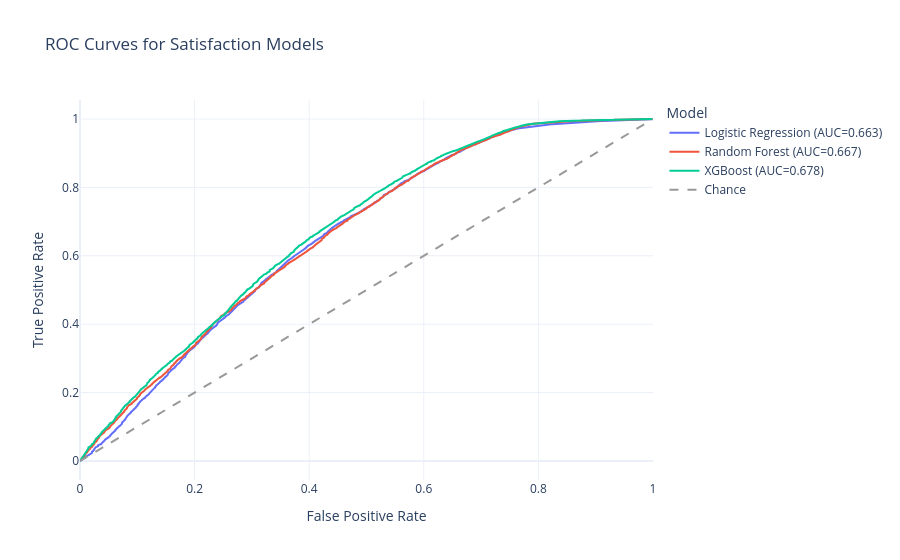

Source (notebook cell):
### Markdown cell above
### src-Powered ML Workflow (Training, Metrics, and ROC)

Context and reasoning: Reusable src functions make experiments easier to compare, reproduce, and maintain.

### Code cell
numeric_features = get_numeric_feature_set(feature_scope="post_delivery")

ml_results = run_full_ml_workflow(
    df=df_clean,
    numeric_features=numeric_features,
    feature_scope="post_delivery",
    n_clusters=4,
    compute_shap=True,
    random_state=42,
)

MODEL_DIR = project_root / "outputs" / "model"
saved_model_artifacts = save_model_artifacts(ml_results, output_dir=MODEL_DIR)

print("--- Model Metrics (sorted by low-satisfaction performance) ---")
display(ml_results["metrics"])

print("\n--- Top At-Risk Orders/Customers ---")
display(
    ml_results["risk_table"][
        [
            "scoring_model",
            "predicted_risk_band",
            "predicted_low_probability",
            "predicted_high_probability",
            "decision_threshold",
        ]
    ].head(10)
)

print("\nSaved model artifacts:")
display(
    pd.DataFrame(
        {
            "artifact": list(saved_model_artifacts.keys()),
            "path": list(saved_model_artifacts.values()),
        }
    )
)

if ml_results["roc_figure"] is not None:
    ml_results["roc_figure"].show()

### Figure 1 — Plotly figure (JSON) as saved in the notebook; plotly's stock layout.template omitted (floating-point values rounded to 4 significant figures; data arrays with more than 128 entries replaced by an {"elided": "..."} marker saying what was removed)
{"data": [{"mode": "lines", "name": "Logistic Regression (AUC=0.663)", "type": "scatter", "x": {"elided": "5818 float values"}, "y": {"elided": "5818 float values"}}, {"mode": "lines", "name": "Random Forest (AUC=0.667)", "type": "scatter", "x": {"elided": "5603 float values"}, "y": {"elided": "5603 float values"}}, {"mode": "lines", "name": "XGBoost (AUC=0.678)", "type": "scatter", "x": {"elided": "5843 float values"}, "y": {"elided": "5843 float values"}}, {"line": {"color": "#999999", "dash": "dash"}, "mode": "lines", "name": "Chance", "type": "scatter", "x": [0, 1], "y": [0, 1]}], "layout": {"legend": {"title": {"text": "Model"}}, "title": {"text": "ROC Curves for Satisfaction Models"}, "xaxis": {"title": {"text": "False Positive Rate"}}, "yaxis": {"title": {"text": "True Positive Rate"}}}}
